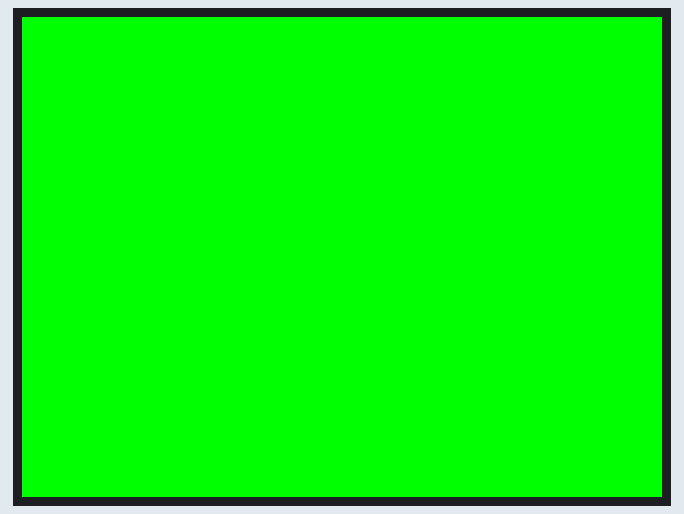
This sketch was run on a simulated ESP8266 (NodeMCU). Shown: 320×240 colour display.

Above: at 1.3 s.
At 2.4 s:
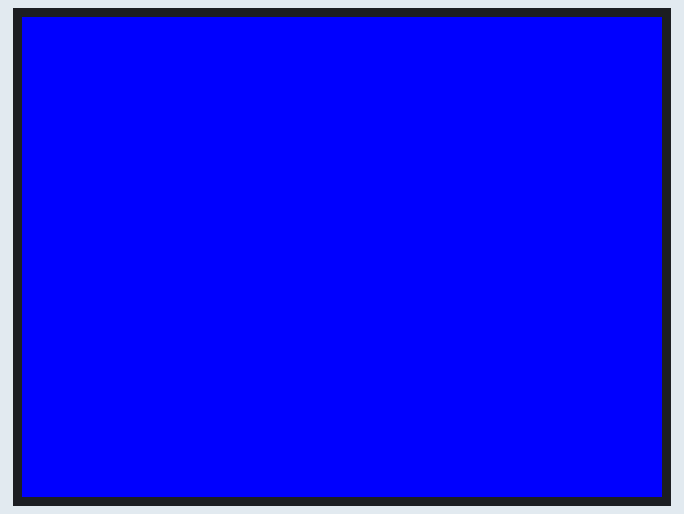
At 3.5 s:
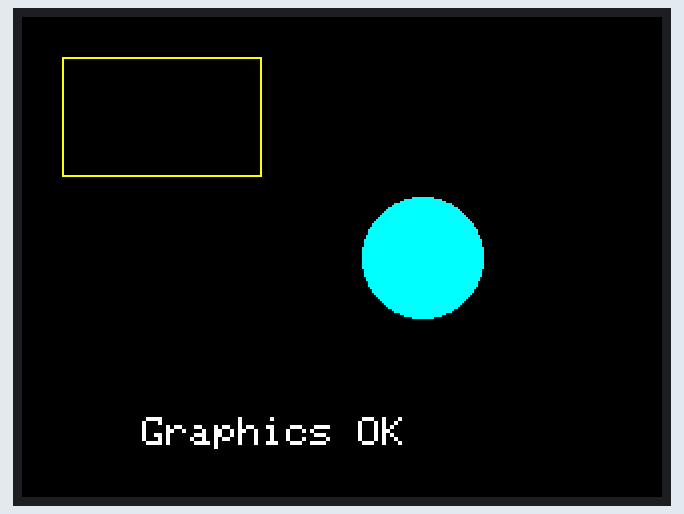
At 6.5 s:
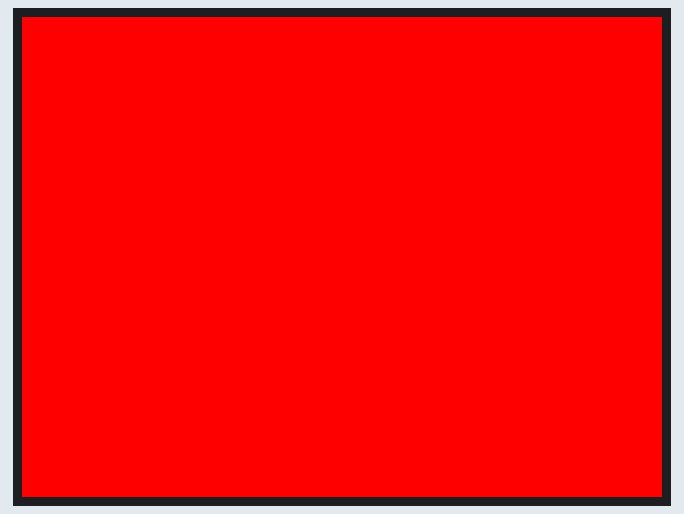

The sketch:

esp8266withTFTbasic.ino
```cpp
#include <SPI.h>
#include <Adafruit_GFX.h>
#include <Adafruit_ILI9341.h>

#define TFT_CS   D8
#define TFT_DC   D4
#define TFT_RST  D3

Adafruit_ILI9341 tft = Adafruit_ILI9341(TFT_CS, TFT_DC, TFT_RST);

void setup() {
  tft.begin();
  tft.setRotation(1);   // landscape
}

void loop() {

  tft.fillScreen(ILI9341_RED);
  delay(1000);

  tft.fillScreen(ILI9341_GREEN);
  delay(1000);

  tft.fillScreen(ILI9341_BLUE);
  delay(1000);

  tft.fillScreen(ILI9341_BLACK);

  // Draw shapes
  tft.drawRect(20, 20, 100, 60, ILI9341_YELLOW);
  tft.fillCircle(200, 120, 30, ILI9341_CYAN);

  tft.setTextColor(ILI9341_WHITE);
  tft.setTextSize(2);
  tft.setCursor(60, 200);
  tft.println("Graphics OK");

  delay(3000);
}
```

Measured:
- by itself, everything shown: repeats every 6.3 s, in 4 steps
- what the display in image 0 shows lasts 1.1 s, from 1.2 s to 2.3 s
- what the display in image 1 shows lasts 1.2 s, from 2.3 s to 3.5 s
- what the display in image 2 shows lasts 3.0 s, from 3.5 s to 6.5 s
